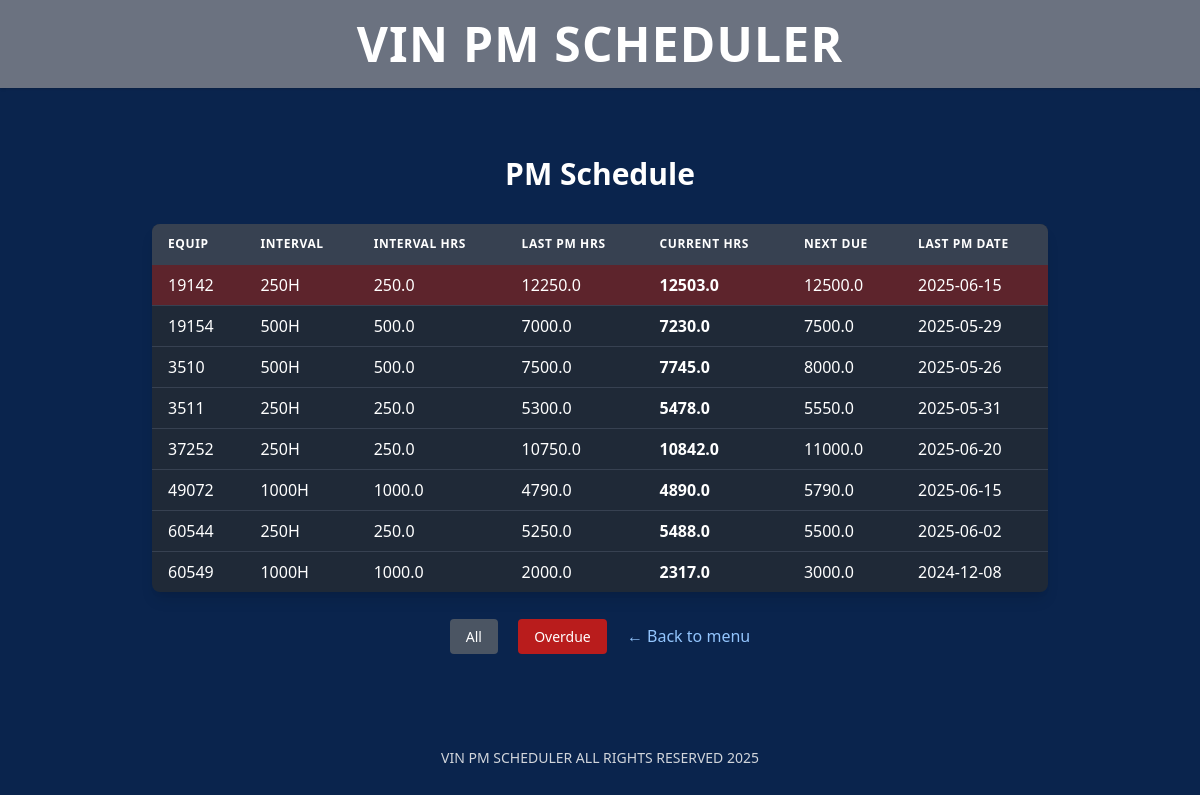
The app's page /schedule with its own data.
### tables this page shows
CREATE TABLE pm_schedule (
  id INTEGER PRIMARY KEY AUTOINCREMENT,
  equipment_id   TEXT,
  interval_label TEXT,
  interval_hrs   REAL,
  last_pm_hrs    REAL,
  next_pm_due    REAL,
  last_pm_date   TEXT,
  FOREIGN KEY (equipment_id) REFERENCES equipment(id)
);

CREATE TABLE equipment (
  id           TEXT PRIMARY KEY,
  description  TEXT,
  make         TEXT,
  model        TEXT,
  in_service   TEXT,
  hour_meter   REAL
, status TEXT DEFAULT 'Active');

### app.py (the view)
@app.route("/schedule")
def schedule():
    overdue_only = request.args.get("overdue") == "1"
    sql = """
      SELECT e.id             AS equipment_id,
             p.interval_label AS interval_label,
             p.interval_hrs   AS interval_hrs,
             p.last_pm_hrs    AS last_pm_hrs,
             p.next_pm_due    AS next_pm_due,
             p.last_pm_date   AS last_pm_date,
             e.hour_meter     AS hour_meter,
             CASE WHEN e.hour_meter >= p.next_pm_due THEN 1 ELSE 0 END AS overdue
        FROM pm_schedule p
        JOIN equipment   e ON e.id = p.equipment_id
    """
    if overdue_only:
        sql += " WHERE e.hour_meter >= p.next_pm_due "
    sql += " ORDER BY overdue DESC, e.id "
    with get_db() as db:
        rows = db.execute(sql).fetchall()
    return render_template("schedule.html", rows=rows, overdue_only=overdue_only)

### app.py (called while the page is built)
def get_db():
    conn = sqlite3.connect(DB_PATH)
    conn.row_factory = sqlite3.Row         # rows act like dicts
    return conn

### templates/schedule.html (shortened to what this page needs)
{% extends "base.html" %}
{% block content %}
<div class="w-full flex flex-col items-center">
  <h2 class="text-3xl font-bold mb-8 text-center">
    PM Schedule
  </h2>
  <div class="overflow-x-auto rounded-lg shadow-lg w-full max-w-4xl">
    <table class="min-w-full bg-gray-800">
      <thead class="bg-gray-700 text-xs uppercase tracking-wider">
        <tr>
          <th class="px-4 py-3 text-left">Equip</th>
          <th class="px-4 py-3 text-left">Interval</th>
          <th class="px-4 py-3 text-left">Interval&nbsp;hrs</th>
          <th class="px-4 py-3 text-left">Last&nbsp;PM&nbsp;hrs</th>
          <th class="px-4 py-3 text-left">Current&nbsp;hrs</th>
          <th class="px-4 py-3 text-left">Next&nbsp;Due</th>
          <th class="px-4 py-3 text-left">Last&nbsp;PM&nbsp;Date</th>
        </tr>
      </thead>
      <tbody>
        {% for r in rows %}
          <tr class="border-t border-gray-700
                     {% if r.overdue %}bg-red-700/40{% else %}hover:bg-gray-700/40{% endif %}">
            <td class="px-4 py-2">{{ r.equipment_id }}</td>
            <td class="px-4 py-2">{{ r.interval_label }}</td>
            <td class="px-4 py-2">{{ r.interval_hrs }}</td>
            <td class="px-4 py-2">{{ r.last_pm_hrs }}</td>
            <td class="px-4 py-2 font-semibold">{{ r.hour_meter }}</td>
            <td class="px-4 py-2">{{ r.next_pm_due }}</td>
            <td class="px-4 py-2">{{ r.last_pm_date }}</td>
          </tr>
        {% endfor %}
      </tbody>
    </table>
  </div>
  <div class="mt-8 space-x-4">
    <a href="{{ url_for('schedule') }}"
       class="px-4 py-2 rounded bg-gray-600 hover:bg-gray-500 text-sm">All</a>
    <a href="{{ url_for('schedule', overdue=1) }}"
       class="px-4 py-2 rounded bg-red-700 hover:bg-red-600 text-sm">Overdue</a>
    <a href="{{ url_for('home') }}"
       class="ml-4 text-blue-300 hover:underline">← Back to menu</a>
  </div>
</div>
{% endblock %}

### templates/base.html (shortened to what this page needs)
<!DOCTYPE html>
<html lang="en">
<head>
  <script src="https://cdn.tailwindcss.com"></script>
</head>
<body class="bg-[#0a244d] text-white font-sans flex flex-col min-h-screen">
  <header class="bg-gray-500 py-5 text-center shadow">
    <h1 class="text-4xl md:text-5xl font-extrabold tracking-wide">
      VIN PM SCHEDULER
    </h1>
  </header>
  <main class="flex-grow flex items-center justify-center px-6">
    {% block content %}{% endblock %}
  </main>
  <footer class="py-8 text-center text-sm text-gray-300">
    VIN PM SCHEDULER  ALL RIGHTS RESERVED 2025
  </footer>
</body>
</html>

### records on screen
pm_schedule: equipment_id "19142", interval_label "250H", interval_hrs "250.0", last_pm_hrs "12250.0", hour_meter "12503.0", next_pm_due "12500.0", last_pm_date "2025-06-15"
pm_schedule: equipment_id "19154", interval_label "500H", interval_hrs "500.0", last_pm_hrs "7000.0", hour_meter "7230.0", next_pm_due "7500.0", last_pm_date "2025-05-29"
pm_schedule: equipment_id "3510", interval_label "500H", interval_hrs "500.0", last_pm_hrs "7500.0", hour_meter "7745.0", next_pm_due "8000.0", last_pm_date "2025-05-26"
pm_schedule: equipment_id "3511", interval_label "250H", interval_hrs "250.0", last_pm_hrs "5300.0", hour_meter "5478.0", next_pm_due "5550.0", last_pm_date "2025-05-31"
pm_schedule: equipment_id "37252", interval_label "250H", interval_hrs "250.0", last_pm_hrs "10750.0", hour_meter "10842.0", next_pm_due "11000.0", last_pm_date "2025-06-20"
pm_schedule: equipment_id "49072", interval_label "1000H", interval_hrs "1000.0", last_pm_hrs "4790.0", hour_meter "4890.0", next_pm_due "5790.0", last_pm_date "2025-06-15"
pm_schedule: equipment_id "60544", interval_label "250H", interval_hrs "250.0", last_pm_hrs "5250.0", hour_meter "5488.0", next_pm_due "5500.0", last_pm_date "2025-06-02"
pm_schedule: equipment_id "60549", interval_label "1000H", interval_hrs "1000.0", last_pm_hrs "2000.0", hour_meter "2317.0", next_pm_due "3000.0", last_pm_date "2024-12-08"
